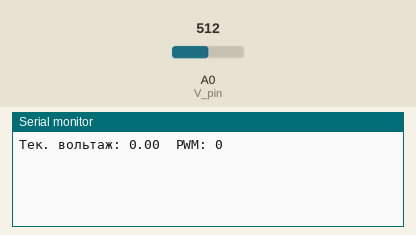
Simulated run of this sketch. Board: Arduino Uno, built with avr-gcc and run on an emulated ATmega328P. Parts: the last lines printed to the serial monitor. The test bench sets the inputs (shaded band); at power-on: A0 (V_pin) = 512.

Above: at 1.2 s.
1.3 s: A0 (V_pin) set to 716
At 2.6 s:
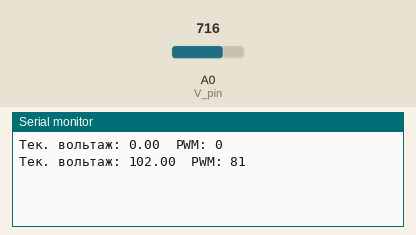
2.8 s: A0 (V_pin) set to 900
At 3.8 s:
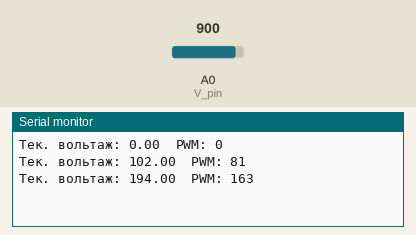
Timing chart, 0 to 5.8 s (numbered marks = the images above; inputs shaded):
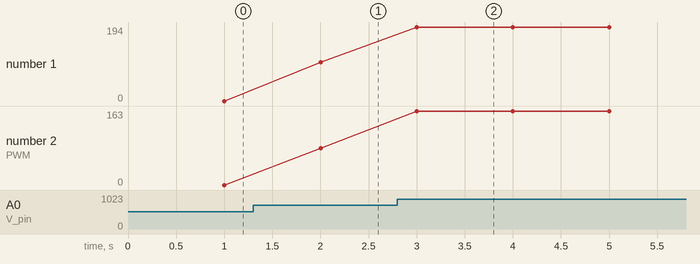

Measured:
- after the input at 1.3 s, the serial monitor: prints a new line after 0.70 s (image 1)
- after the input at 2.8 s, the serial monitor: prints a new line after 0.20 s (image 2)
- plotted number 1: 0 → 102 after the input at 1.3 s, 102 → 194 after the input at 2.8 s
- plotted number 2: 0 → 81 after the input at 1.3 s, 81 → 163 after the input at 2.8 s

The sketch:

get_vcc.ino
```cpp
#define V_pin A0
#define V_coef 0.5
void setup() {
Serial.begin(9600);
}

//запускаем это
// открываем «Инструменты» и жмем «Плоттер по последовательному соединению«.
// крутим потенциометр, чтобы была идеальрная синусойда
//void loop()
//{
//Serial.println(analogRead(A0));
//
//delay(100);
//}


//раз в секунду считаем напряжение в розетке

void loop(){
  static int V_max = 0;
  bool CURR_flag_ten_relay;
  static bool LAST_flag_ten_relay;
  float cur_V;


  static uint32_t tmr;
    if (millis() - tmr< 1000) {
      int V_tmp = abs(analogRead(V_pin) - 512);
      if (V_tmp > V_max) V_max = V_tmp;

    }
    else {
      cur_V = V_max * V_coef;
      V_max = 0;
      tmr = millis();

      Serial.print("Тек. вольтаж: ");
      Serial.print(cur_V);
      Serial.print("  ");
      Serial.print("PWM: ");
      Serial.print(byte(50 * (220/cur_V) * (220/cur_V) * 255/100));
      Serial.println("  ");


    }
}
```
